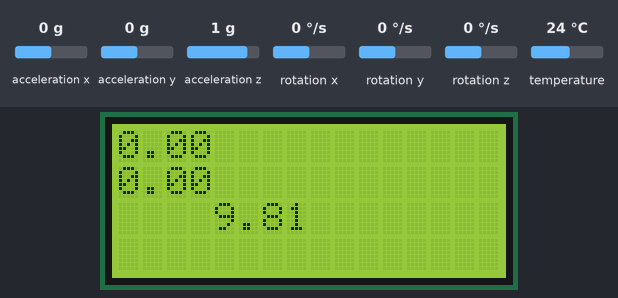
This sketch was run on a simulated Arduino Uno, built with avr-gcc and run on an emulated ATmega328P. On the bench: 16×4 character LCD. The inputs (shaded band) are chosen by the test bench; at power-on: acceleration x 0 g, acceleration y 0 g, acceleration z 1 g, rotation x 0 °/s, rotation y 0 °/s, rotation z 0 °/s, temperature 24 °C.

Above: at 3.3 s.
3.4 s: acceleration x set to -1.4 g
At 4.3 s:
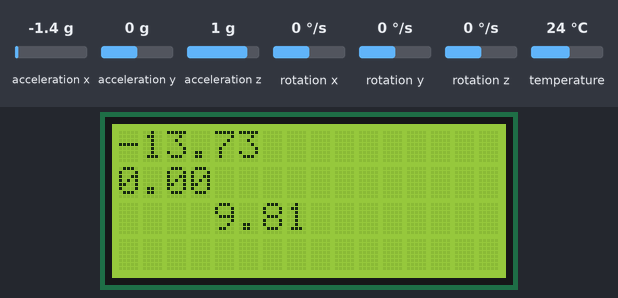
5.2 s: acceleration y set to -1.4 g
At 6.5 s:
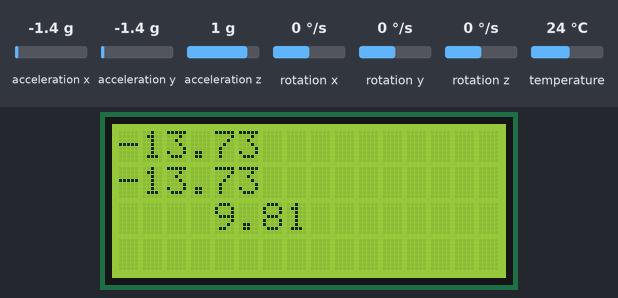
6.8 s: acceleration z set to -1.4 g
At 8.1 s:
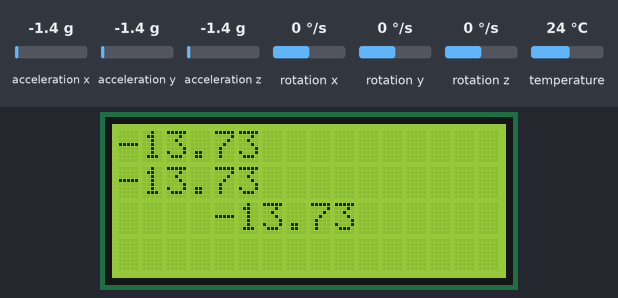
8.4 s: acceleration x set to -0.8 g
At 9.6 s:
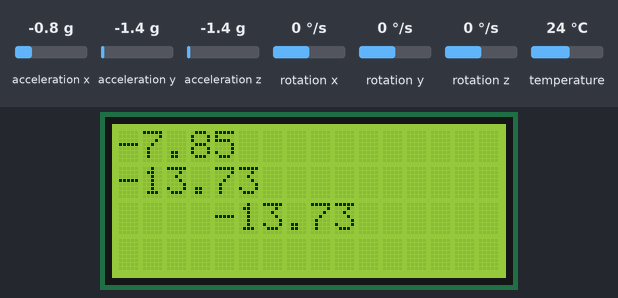
Timing chart, 0 to 10.9 s (numbered marks = the images above; inputs shaded):
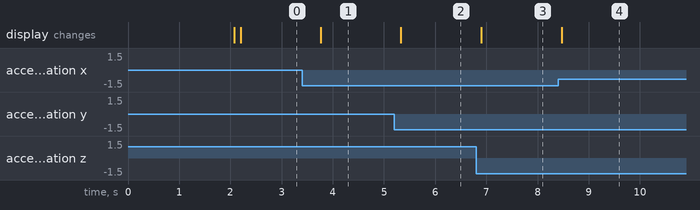

Measured:
- after the input at 3.4 s, the display: changes after 0.36 s (image 1)
- after the input at 5.2 s, the display: changes after 0.13 s (image 2)
- after the input at 6.8 s, the display: changes after 0.10 s (image 3)
- after the input at 8.4 s, the display: changes after 0.08 s (image 4)

The sketch:

mpu6050_test_code1.ino
```cpp
#include <Adafruit_MPU6050.h>
#include <Adafruit_Sensor.h>
//#include <Wire.h>
#include "SPI.h"
#include <LiquidCrystal_I2C.h>
Adafruit_MPU6050 mpu;
LiquidCrystal_I2C lcd(0x27, 16, 4);

void setup(void) {

lcd.init();
lcd.backlight();
lcd.setCursor(0, 0);

 delay(2000);

	// Try to initialize!
	if (!mpu.begin()) {
		lcd.println("Failed to find MPU6050 chip");
		while (1) {
		  delay(10);
		}
	}
	lcd.println("MPU6050 Found!");

	// set accelerometer range to +-8G
	mpu.setAccelerometerRange(MPU6050_RANGE_8_G);

	// set gyro range to +- 500 deg/s
	mpu.setGyroRange(MPU6050_RANGE_500_DEG);

	// set filter bandwidth to 21 Hz
	mpu.setFilterBandwidth(MPU6050_BAND_21_HZ);

	delay(100);
}

void loop() {
	/* Get new sensor events with the readings */
	sensors_event_t a, g, temp;
	mpu.getEvent(&a, &g, &temp);

	/* Print out the values
	lcd.print("Acceleration X: ");
	lcd.print(a.acceleration.x);
	lcd.print(", Y: ");
	lcd.print(a.acceleration.y);
	lcd.print(", Z: ");
	lcd.print(a.acceleration.z);
	lcd.println(" m/s^2"); */
/*
	lcd.print("Rotation X: ");
	lcd.print(g.gyro.x);
	lcd.print(", Y: ");
	lcd.print(g.gyro.y);
	lcd.print(", Z: ");
	lcd.print(g.gyro.z);
	lcd.println(" rad/s");

	lcd.print("Temperature: ");
	lcd.print(temp.temperature);
	lcd.println(" degC");
*/
 lcd.clear();
 lcd.setCursor(0, 0);
 lcd.print(a.acceleration.x);
 lcd.setCursor(0, 1);
 lcd.print(a.acceleration.y);
lcd.setCursor(0, 2);
 lcd.print(a.acceleration.z);
 //delay(delayValue);
	delay(500);
}
```
